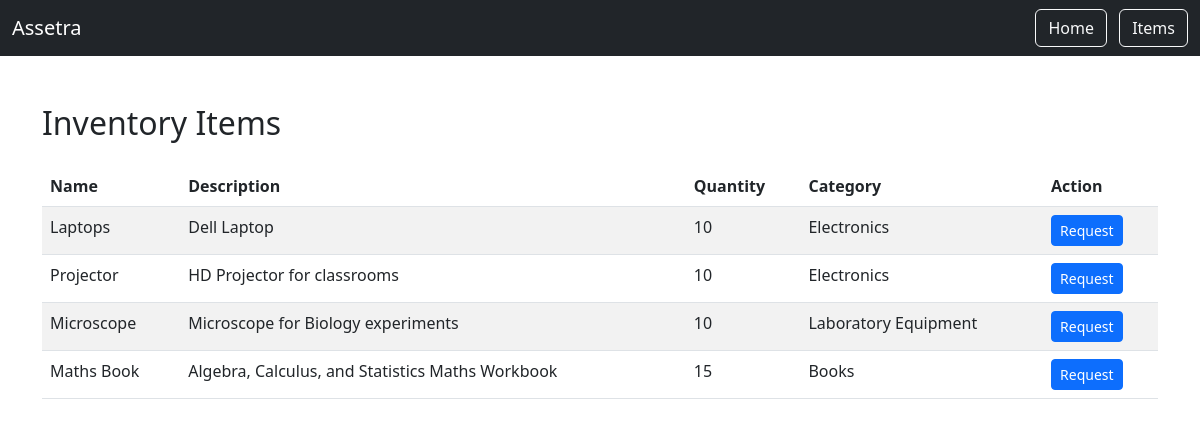
The app's page /items/ with its own data.
### inventory/models.py (models this page shows, shortened)
class Item(models.Model):
    name = models.CharField(max_length=100)
    description = models.TextField()
    quantity = models.IntegerField()
    category = models.ForeignKey(Category, on_delete=models.CASCADE)

class Category(models.Model):
    name = models.CharField(max_length=100)
    description = models.TextField()

### inventory/views.py (the view)
# urls.py: path('items/', views.item_list, name='item_list'),
def item_list(request):
    items = Item.objects.all()
    return render(request, 'inventory/items.html', {'items': items})

### inventory/templates/inventory/items.html (shortened to what this page needs)
<!DOCTYPE html>
<html>
<head>
    <link href="https://cdn.jsdelivr.net/npm/bootstrap@5.3.0/dist/css/bootstrap.min.css" rel="stylesheet">
</head>
<body>
<nav class="navbar navbar-dark bg-dark navbar-expand-lg">
    <div class="container-fluid">
        <a class="navbar-brand" href="/">Assetra</a>
        <div>
            <a class="btn btn-outline-light me-2" href="/">Home</a>
            <a class="btn btn-outline-light" href="/items/">Items</a>
        </div>
    </div>
</nav>
<div class="container mt-5">
    <h2>Inventory Items</h2>
    <table class="table table-striped mt-4">
        <thead>
            <tr>
                <th>Name</th>
                <th>Description</th>
                <th>Quantity</th>
                <th>Category</th>
                <th>Action</th>
            </tr>
        </thead>
        <tbody>
            {% for item in items %}
            <tr>
                <td>{{ item.name }}</td>
                <td>{{ item.description }}</td>
                <td>{{ item.quantity }}</td>
                <td>{{ item.category.name }}</td>
                <td>
                    <a href="/request/{{ item.id }}/" class="btn btn-primary btn-sm">Request</a>
                </td>
            </tr>
            {% endfor %}
        </tbody>
    </table>
</div>
</body>
</html>

### records on screen
Item: name "Laptops", description "Dell Laptop", quantity "10", category.name "Electronics"
Item: name "Projector", description "HD Projector for classrooms", quantity "10", category.name "Electronics"
Item: name "Microscope", description "Microscope for Biology experiments", quantity "10", category.name "Laboratory Equipment"
Item: name "Maths Book", description "Algebra, Calculus, and Statistics Maths Workbook", quantity "15", category.name "Books"
